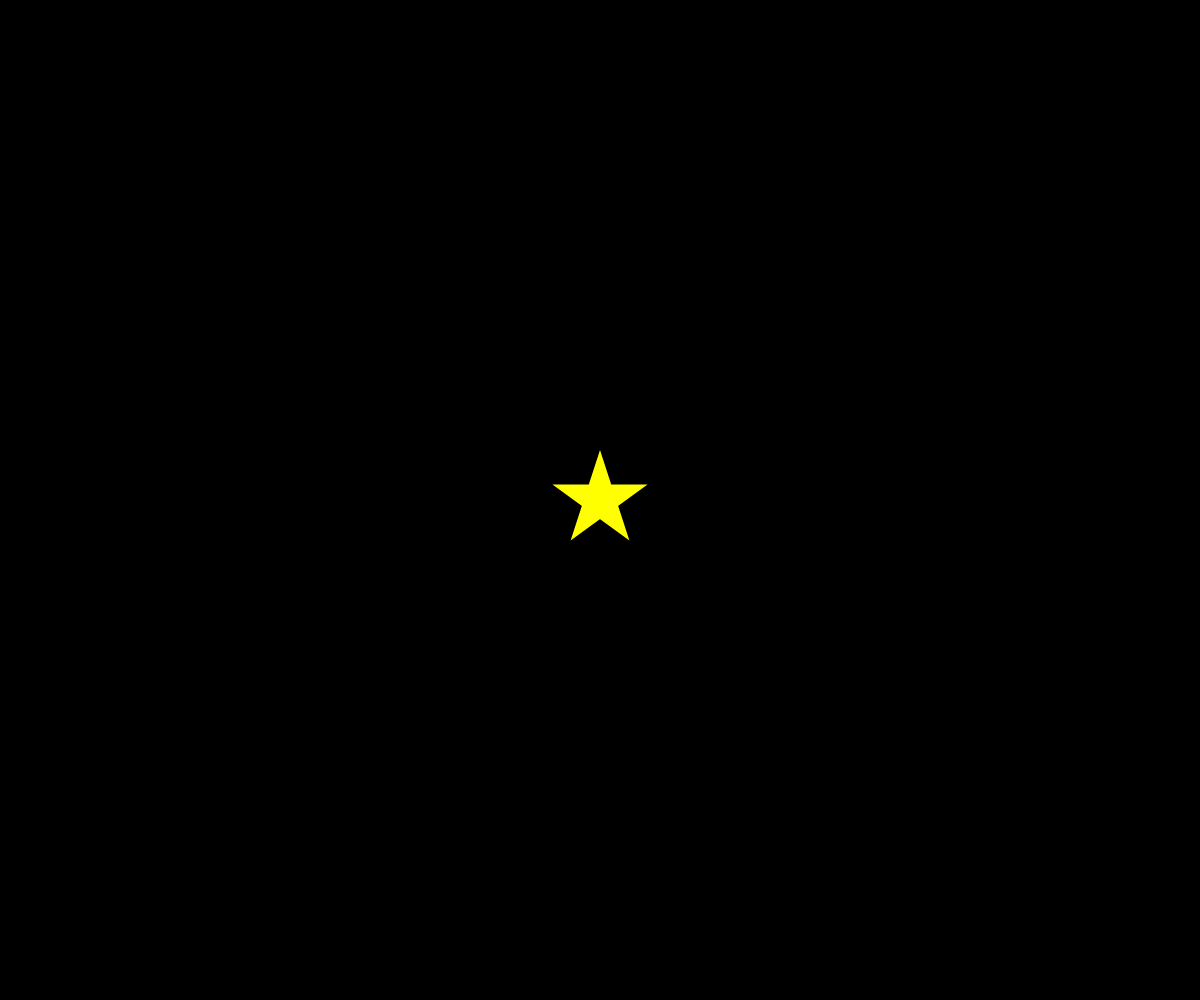
Frame 1 (no input)
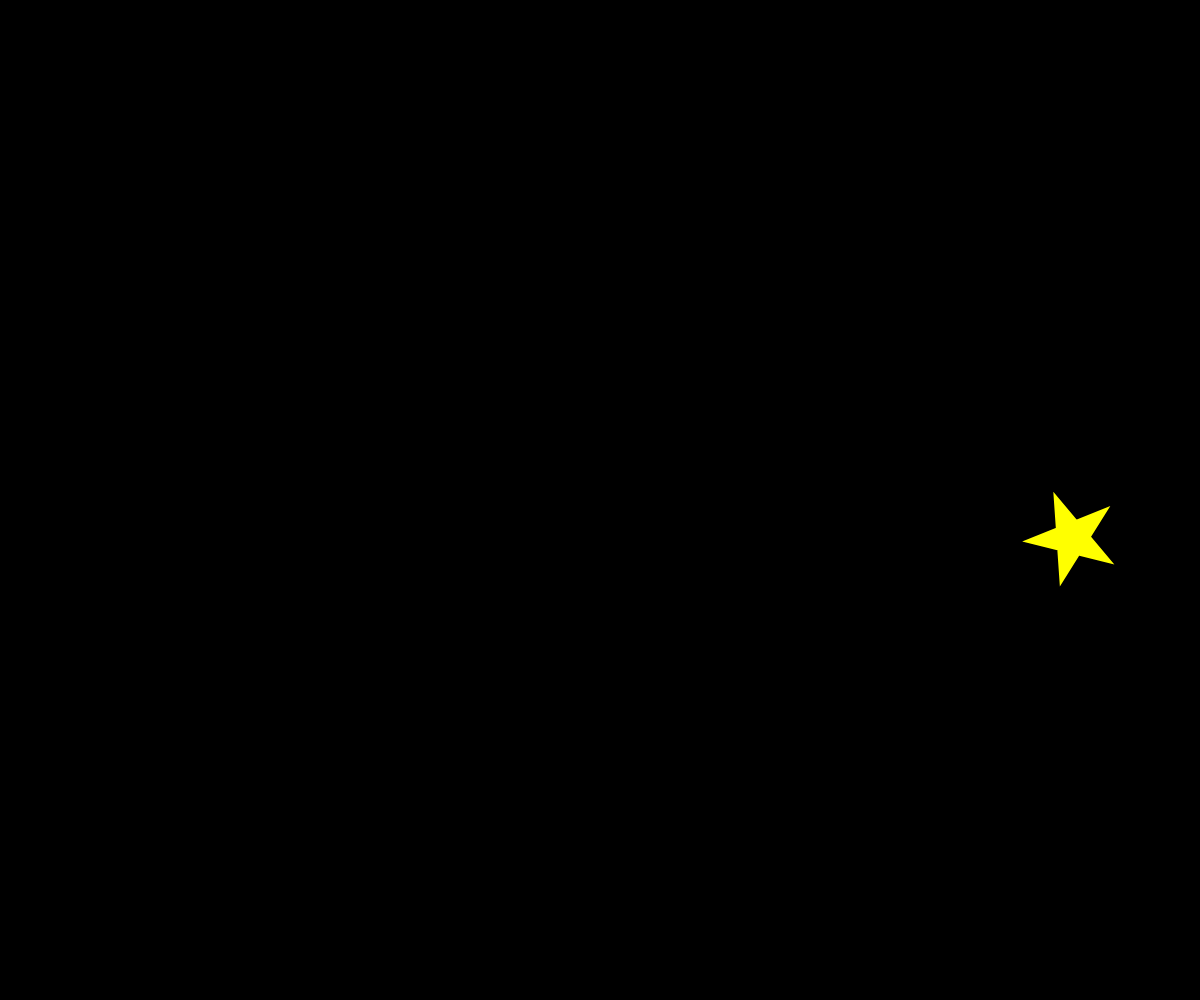
Frame 60 (no input)
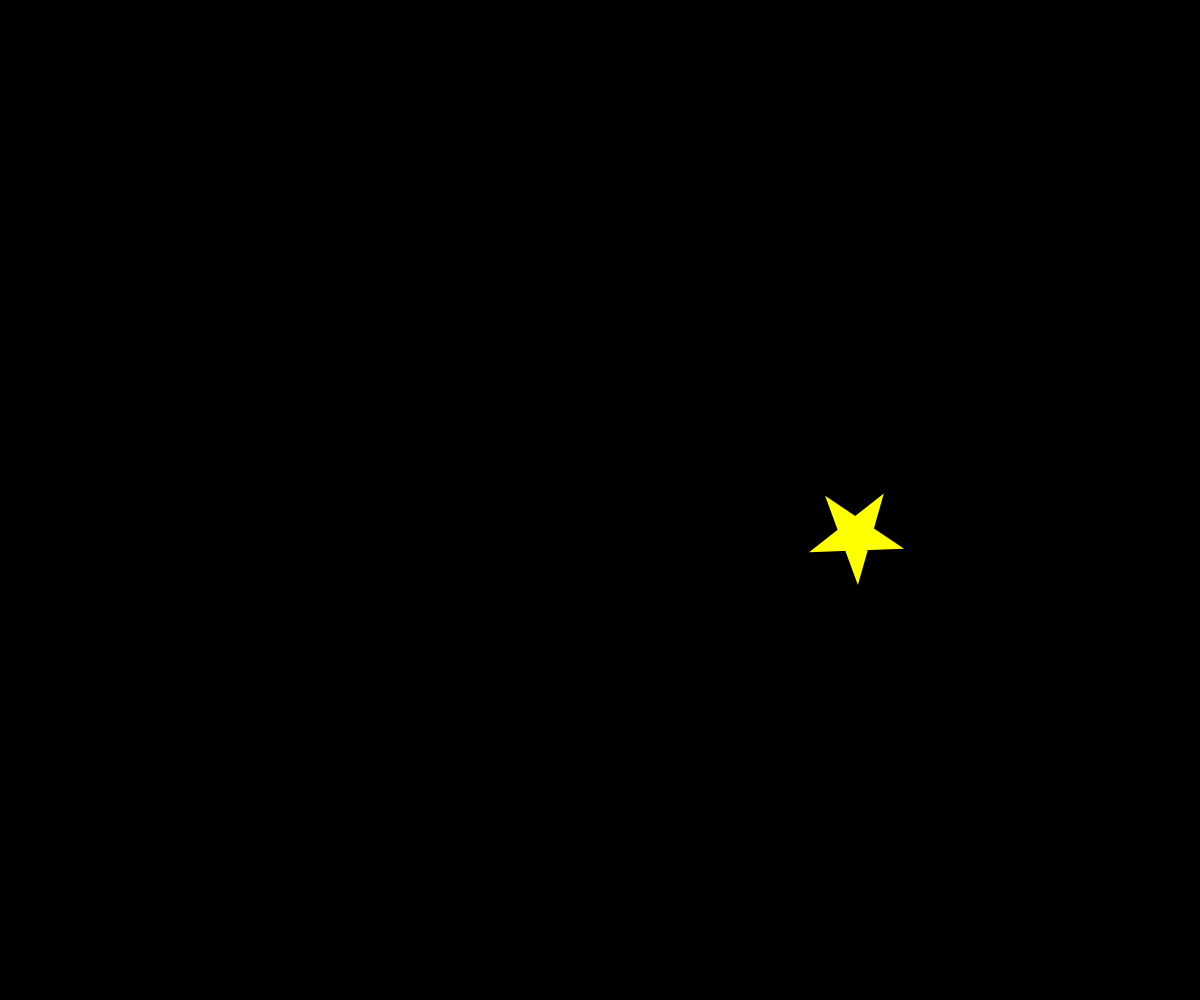
Frame 120 (the mouse pressed at the canvas centre since frame 60)

The p5.js sketch that drew these frames (run headless with seeded random() and noise() and a simulated clock; from frame 60 on, the mouse is pressed at the canvas centre):

// p5.js sketch
// ── sketch.js
// 最終課題を制作しよう

let x,y,vx,vy,angle;
const g =1;
const vyMax = 30;
function setup() {
  createCanvas(windowWidth, windowHeight);
 x = width/2;
 y = height/2;
  vx=8;
  vy=8;
  angle=0;
}

function draw() {
  background(0);
  noStroke();
  fill('yellow');
  star(x,y,50,angle);
  angle += 0.1;
  x += vx;
  y += vy;

  vy = constrain(vy+g,-vyMax,vyMax);
  if(x<0||x>width){vx=-1*vx;}
  if(y>height){vy=-1*vy;}
  x = constrain(x,0,width);
  y = constrain(y,0,height);
}

function star(cx,cy,r,angle){
  beginShape();
  for(var i = 0;i<20;i++){
    var theta=TWO_PI*i*2/5-HALF_PI+angle;
    var x = cx+cos(theta)*r;
    var y = cy+sin(theta)*r;
    vertex(x,y);
  }
  endShape(CLOSE);
}

function windowResized(){
  resizeCanvas(windowWidth,windowHeight);
}
